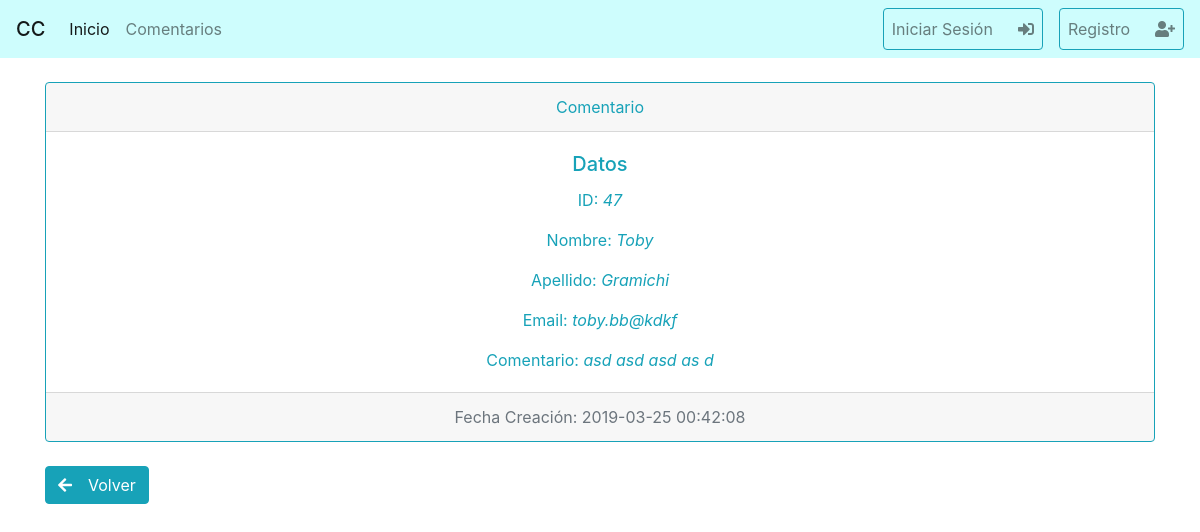
The app's page /ver_comentario.php?id=47 with its own data.
### tables this page shows
CREATE TABLE `comentarios` (
  `id` int(11) NOT NULL,
  `nombre` varchar(255) NOT NULL,
  `apellido` varchar(255) NOT NULL,
  `email` varchar(255) NOT NULL,
  `comentario` text NOT NULL,
  `fecha_creacion` timestamp NOT NULL DEFAULT CURRENT_TIMESTAMP
);

### ver_comentario.php (the view)
<?php
require 'plantillas/cabecera.php';
$con = conectar();
$consulta = $con->query("SELECT id,nombre,apellido,email,comentario,fecha_creacion FROM comentarios  WHERE id = {$_REQUEST['id']}");
$coment = $consulta->fetchAll(PDO::FETCH_ASSOC);
?>
<br>
<div class="card text-center text-info border-info">
    <div class="card-header">
        Comentario
    </div>
    <div class="card-body ">
        <h5 class="card-title">Datos</h5>
        <?php foreach ($coment as $comenta): ?>
            <p class="card-text ">ID: <em><?= $comenta['id'] ?></em></p>
            <p class="card-text ">Nombre: <em><?= $comenta['nombre'] ?></em></p>
            <p class="card-text">Apellido: <em><?= $comenta['apellido'] ?></em></p>
            <p class="card-text">Email: <em><?= $comenta['email'] ?></em></p>
            <p class="card-text">Comentario: <em><?= $comenta['comentario'] ?></em></p>
        <?php endforeach ?>
    </div>
    <div class="card-footer text-muted">
        <?php foreach ($coment as $comenta): ?>
            <p class="card-text">Fecha Creación: <span><?= $comenta['fecha_creacion'] ?></span></p>
        <?php endforeach; ?>
    </div>
</div>
<br>
<a href="<?= ROOT ?>/listado_comentarios.php" class="btn btn-info"><span
            class="fa fa-arrow-left"></span>&emsp;Volver</a>
<?php require 'plantillas/footer.php'; ?>

### records on screen
comentarios: id "47", nombre "Toby", apellido "Gramichi", email "toby.bb@kdkf", comentario "asd asd asd as d", fecha_creacion "2019-03-25 00:42:08"
